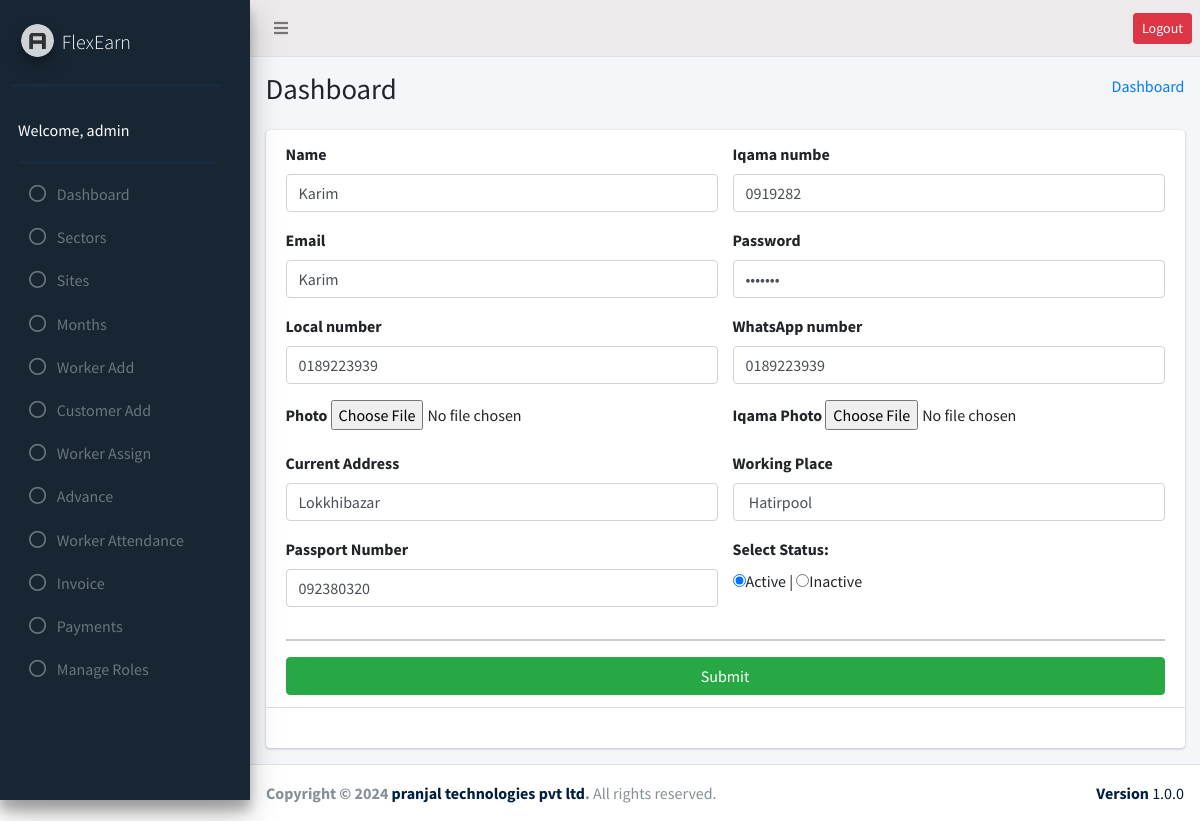
The page /Manpower/add_worker/worker_update.php?id=1 (signed in) on the database its author committed.
### tables this page shows
CREATE TABLE `worker` (
  `id` bigint(20) NOT NULL,
  `name` varchar(255) NOT NULL,
  `iqama_number` varchar(255) NOT NULL,
  `local_number` varchar(255) NOT NULL,
  `whatsapp_number` varchar(150) NOT NULL,
  `photo` text NOT NULL,
  `iqama_photo` text NOT NULL,
  `current_address` text NOT NULL,
  `working_place` text NOT NULL,
  `daily_basic_salary` decimal(10,2) NOT NULL,
  `ot_rate` decimal(10,2) NOT NULL,
  `passport_number` varchar(100) NOT NULL,
  `email` varchar(100) NOT NULL,
  `password` varchar(50) NOT NULL,
  `status` enum('active','inactive') NOT NULL
);

### Manpower/add_worker/worker_update.php (the view, shortened to what this page needs)
<?php
require_once("../header.php");
require_once("../sidebar.php");
require_once("../db_config.php");
$id=$_GET['id'];
 $update = $conn->query("SELECT * FROM `worker` WHERE id=$id");
 $result=$update->fetch_assoc();
     ?>
<section class="content-header">
  <div class="container-fluid">
    <div class="row mb-2">
      <div class="col-sm-6">
        <h1>Dashboard</h1>
      </div>
      <div class="col-sm-6">
        <ol class="breadcrumb float-sm-right">
          <li class="breadcrumb-item"><a href="#">Dashboard</a></li>
        </ol>
      </div>
    </div>
  </div>
</section>
<section class="content">
  <div class="container-fluid">
    <div class="row">
      <div class="col-md-12">
        <div class="card">
          <div class="card-header">
          <form action="" method="post" enctype="multipart/form-data">
            <div id="new">
                <div class="row">
                  <div class="col-6">
                    <div class="form-group">
                      <label for="Name">Name</label>
                      <input type="text" class="form-control" name="name" id="name" placeholder="Enter Worker Name" value="<?php echo $result['name']; ?>">
                    </div>
                  </div>
                  <div class="col-6">
                    <div class="form-group">
                      <label for="Iqama numbe">Iqama numbe</label>
                      <input type="text" class="form-control" name="iqama_number" id="iqama_numbe" placeholder="Iqama Numbe" value="<?php echo $result['iqama_number']; ?>">
                    </div>
                  </div>
                  <div class="col-6">
                    <div class="form-group">
                      <label for="Email">Email</label>
                      <input type="text" class="form-control" name="email" id="email" placeholder="Enter Email" value="<?php echo $result['name']; ?>">
                    </div>
                  </div>
                  <div class="col-6">
                    <div class="form-group">
                      <label for="Password">Password</label>
                      <input type="password" class="form-control" name="password" id="password" placeholder="Password" value="<?php echo $result['iqama_number']; ?>">
                    </div>
                  </div>
                  <div class="col-6">
                    <div class="form-group">
                      <label for="Local number">Local number</label>
                      <input type="text" class="form-control" name="local_number" id="local_number" placeholder=" Local Number" value="<?php echo $result['local_number']; ?>">
                    </div>
                  </div>
                  <div class="col-6">
                    <div class="form-group">
                      <label for="WhatsApp number">WhatsApp number</label>
                      <input type="text" class="form-control" name="whatsapp_number" id="whatsapp_number" placeholder="WhatssApp Number"  value="<?php echo $result['whatsapp_number']; ?>">
                    </div>
                  </div>
                  <div class="col-6">
                    <div class="form-group">
                      <label for="Photo">Photo</label>
                      <input type="file" class="" name="photo" id="photo" value="<?php echo $result['photo']; ?>">
                    </div>
                  </div>
                  <div class="col-6">
                    <div class="form-group">
                      <label for="Iqama Photo">Iqama Photo</label>
                      <input type="file" class="" name="iqama_photo" id="iqama_photo" value="<?php echo $result['iqama_photo']; ?>">
                    </div>
                  </div>
                  <div class="col-6">
                    <div class="form-group">
                      <label for="Current Address">Current Address</label>
                      <input type="text" class="form-control" name="current_address" id="current_address" placeholder=" Current Address" value="<?php echo $result['current_address']; ?>">
                    </div>
                  </div>
                  <div class="col-6">
                    <div class="form-group">
                      <label for="Working Place">Working Place</label>
                      <input type="text" class="form-control" name="working_place" id="working_place" placeholder="Working Place" value="<?php echo $result['working_place']; ?>">
                    </div>
                  </div>
                  <div class="col-6">
                    <div class="form-group">
                      <label for="Passport Number">Passport Number</label>
                      <input type="text" class="form-control" name="passport_number" id="passport_number" placeholder="Passport Number" value="<?php echo $result['passport_number']; ?>">
                    </div>
                  </div>
             <div class="col-6">
              <div class="form-group">
              <label for="status">Select Status:</label><br>
               <input type="radio" name="status" value="active" <?php if($result['status']=='active'){echo "checked";} ?> ><span>Active</span> |
               <input type="radio" name="status" value="inactive" <?php if($result['status']=='inactive'){echo "checked";} ?>><span>Inactive</span>
            </div>
          </div>
                </div>
                <hr style="border: 1px solid #ccc;">
              </div>
              <input type="submit" name="submit" value="Submit" class="btn btn-block btn-success"></input>
            </form>
          </div>
          <div class="card-body">
          </div>
        </div>
      </div>
    </div>
  </div>
</section>
<?php require("../footer.php"); ?>

### rows shown on the page
worker: name "Karim", iqama_number "0919282", email "Karim", local_number "0189223939", whatsapp_number "0189223939", current_address "Lokkhibazar", working_place "Hatirpool", passport_number "092380320", status "☑"

### other values the page prints
$_SESSION['name'] "admin"
